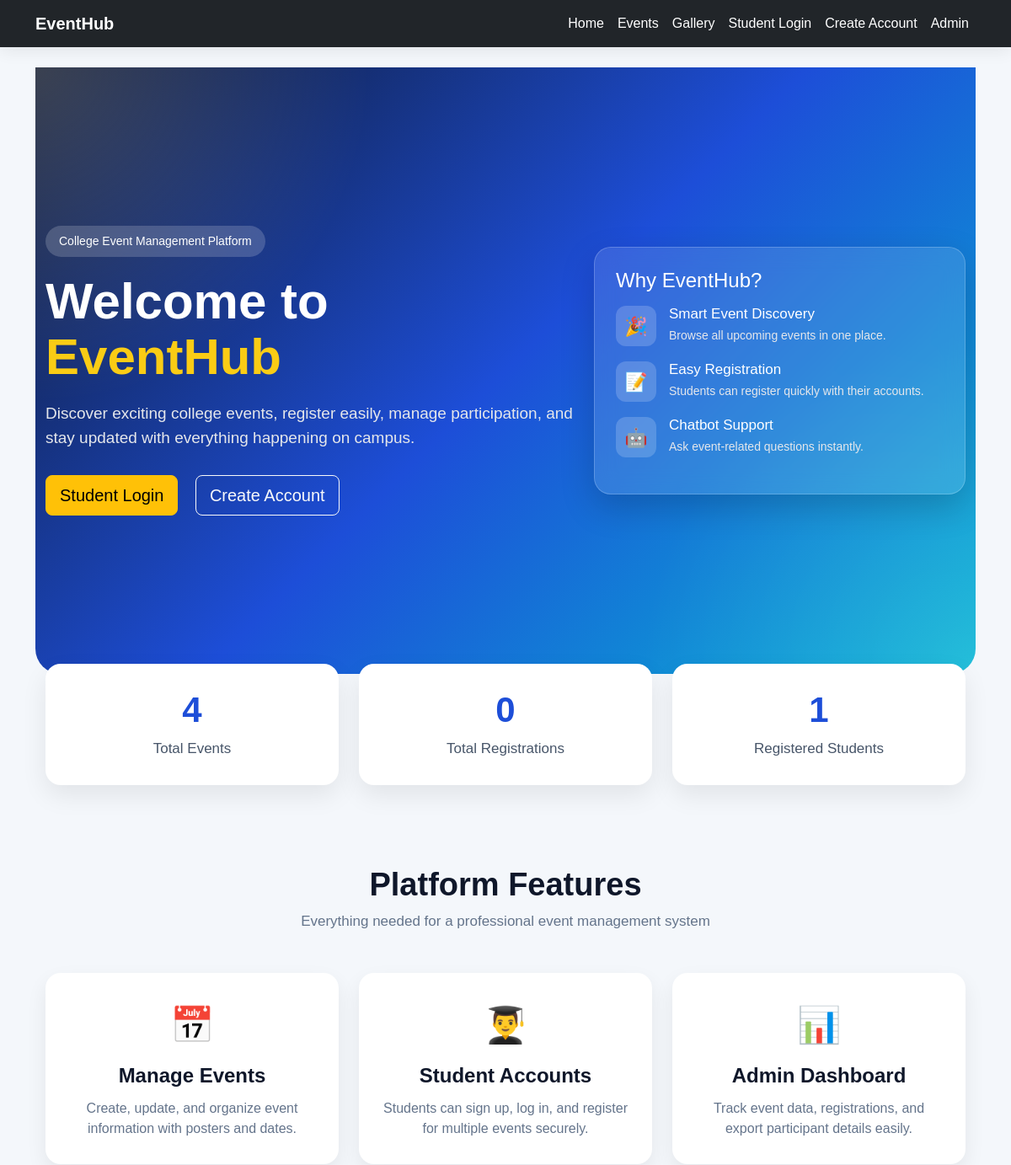
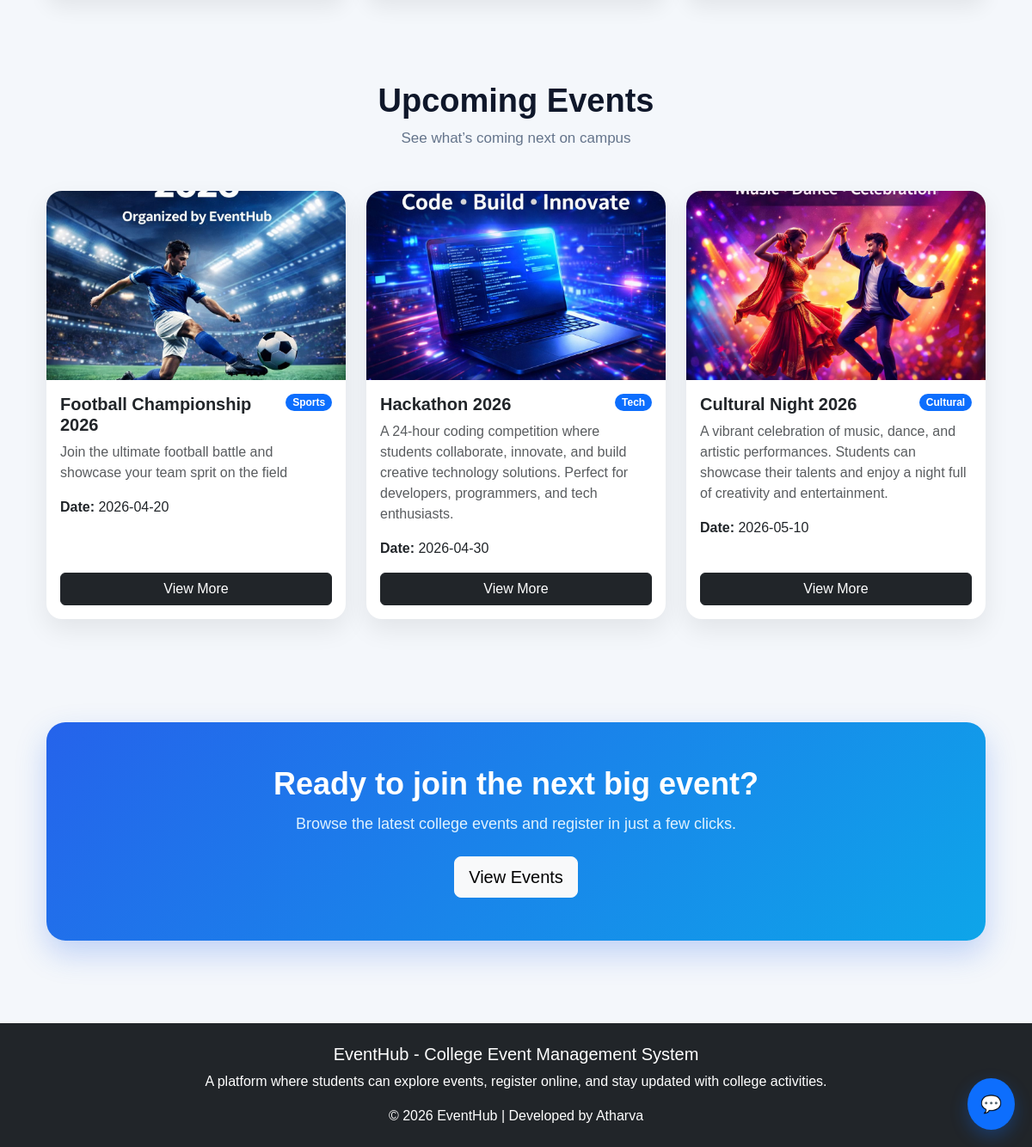
The page / on the database its author committed (2 pictures, top to bottom).
### tables this page shows
CREATE TABLE events(
        id INTEGER PRIMARY KEY AUTOINCREMENT,
        name TEXT,
        description TEXT,
        date TEXT,
        image TEXT
    , category TEXT DEFAULT 'General');

### app.py (the view)
@app.route("/")
def home():
    conn = get_db_connection()
    total_events = conn.execute("SELECT COUNT(*) FROM events").fetchone()[0]
    total_registrations = conn.execute("SELECT COUNT(*) FROM registrations").fetchone()[0]
    total_users = conn.execute("SELECT COUNT(*) FROM users").fetchone()[0]
    upcoming_events = conn.execute(
        "SELECT * FROM events ORDER BY date ASC, id DESC LIMIT 3"
    ).fetchall()
    conn.close()
    return render_template(
        "index.html",
        total_events=total_events,
        total_registrations=total_registrations,
        total_users=total_users,
        upcoming_events=upcoming_events
    )

### app.py (called while the page is built)
def get_db_connection():
    conn = sqlite3.connect(DATABASE)
    conn.row_factory = sqlite3.Row
    return conn

### templates/index.html (shortened to what this page needs)
{% extends "base.html" %}
{% block content %}
<section class="hero-section">
    <div class="hero-overlay"></div>
    <div class="container hero-content">
        <div class="row align-items-center min-vh-75">
            <div class="col-lg-7">
                <span class="hero-badge">College Event Management Platform</span>
                <h1 class="hero-title">
                    Welcome to <span>EventHub</span>
                </h1>
                <p class="hero-subtitle">
                    Discover exciting college events, register easily, manage participation,
                    and stay updated with everything happening on campus.
                </p>
                <div class="hero-buttons">
                    {% if session.get("user") %}
                        <a href="/events" class="btn btn-warning btn-lg me-3">Explore Events</a>
                        <a href="/my_events" class="btn btn-outline-light btn-lg">My Events</a>
                    {% else %}
                        <a href="/user_login" class="btn btn-warning btn-lg me-3">Student Login</a>
                        <a href="/signup" class="btn btn-outline-light btn-lg">Create Account</a>
                    {% endif %}
                </div>
            </div>
            <div class="col-lg-5 mt-4 mt-lg-0">
                <div class="hero-card floating-card">
                    <h4 class="mb-3">Why EventHub?</h4>
                    <div class="hero-feature">
                        <div class="feature-icon">🎉</div>
                        <div>
                            <h6>Smart Event Discovery</h6>
                            <p>Browse all upcoming events in one place.</p>
                        </div>
                    </div>
                    <div class="hero-feature">
                        <div class="feature-icon">📝</div>
                        <div>
                            <h6>Easy Registration</h6>
                            <p>Students can register quickly with their accounts.</p>
                        </div>
                    </div>
                    <div class="hero-feature">
                        <div class="feature-icon">🤖</div>
                        <div>
                            <h6>Chatbot Support</h6>
                            <p>Ask event-related questions instantly.</p>
                        </div>
                    </div>
                </div>
            </div>
        </div>
    </div>
</section>
<section class="stats-section py-5">
    <div class="container">
        <div class="row g-4 text-center">
            <div class="col-md-4">
                <div class="stat-card reveal-card">
                    <h2>{{ total_events }}</h2>
                    <p>Total Events</p>
                </div>
            </div>
            <div class="col-md-4">
                <div class="stat-card reveal-card">
                    <h2>{{ total_registrations }}</h2>
                    <p>Total Registrations</p>
                </div>
            </div>
            <div class="col-md-4">
                <div class="stat-card reveal-card">
                    <h2>{{ total_users }}</h2>
                    <p>Registered Students</p>
                </div>
            </div>
        </div>
    </div>
</section>
<section class="features-section py-5">
    <div class="container">
        <div class="section-title text-center mb-5">
            <h2>Platform Features</h2>
            <p>Everything needed for a professional event management system</p>
        </div>
        <div class="row g-4">
            <div class="col-md-4">
                <div class="feature-card reveal-card">
                    <div class="big-icon">📅</div>
                    <h4>Manage Events</h4>
                    <p>Create, update, and organize event information with posters and dates.</p>
                </div>
            </div>
            <div class="col-md-4">
                <div class="feature-card reveal-card">
                    <div class="big-icon">👨‍🎓</div>
                    <h4>Student Accounts</h4>
                    <p>Students can sign up, log in, and register for multiple events securely.</p>
                </div>
            </div>
            <div class="col-md-4">
                <div class="feature-card reveal-card">
                    <div class="big-icon">📊</div>
                    <h4>Admin Dashboard</h4>
                    <p>Track event data, registrations, and export participant details easily.</p>
                </div>
            </div>
        </div>
    </div>
</section>
<section class="py-5">
    <div class="container">
        <div class="section-title text-center mb-5">
            <h2>Upcoming Events</h2>
            <p>See what’s coming next on campus</p>
        </div>
        <div class="row">
            {% for event in upcoming_events %}
            <div class="col-md-4 mb-4">
                <div class="card shadow border-0 h-100 event-card-custom">
                    <img src="{{ url_for('static', filename='uploads/' + event.image) }}" class="card-img-top" alt="{{ event.name }}">
                    <div class="card-body d-flex flex-column">
                        <div class="d-flex justify-content-between align-items-start mb-2">
                            <h5 class="fw-bold mb-0">{{ event.name }}</h5>
                            <span class="badge rounded-pill bg-primary">{{ event.category }}</span>
                        </div>
                        <p class="text-muted">{{ event.description }}</p>
                        <p><strong>Date:</strong> {{ event.date }}</p>
                        <div class="mt-auto">
                            <a href="/events" class="btn btn-dark w-100">View More</a>
                        </div>
                    </div>
                </div>
            </div>
            {% endfor %}
        </div>
    </div>
</section>
<section class="cta-section py-5">
    <div class="container">
        <div class="cta-box text-center">
            <h2>Ready to join the next big event?</h2>
            <p>Browse the latest college events and register in just a few clicks.</p>
            <a href="/events" class="btn btn-light btn-lg">View Events</a>
        </div>
    </div>
</section>
{% endblock %}

### static/css/style.css (style rules this page uses)
body { background: #f4f7fb; font-family: Arial, Helvetica, sans-serif; }
.hero-section { position: relative; min-height: 90vh; background: linear-gradient(135deg, #0f172a, #1d4ed8, #06b6d4); overflow: hidden; border-radius: 0 0 30px 30px; }
.hero-overlay { position: absolute; inset: 0; background: radial-gradient(circle at top left, rgba(255,255,255,0.18), transparent 30%), radial-gradient(circle at bottom right, rgba(255,255,255,0.12), transparent 30%); animation: pulseBg 6s infinite alternate; }
.hero-content { position: relative; z-index: 2; color: white; padding-top: 60px; padding-bottom: 60px; }
.min-vh-75 { min-height: 75vh; }
.hero-badge { display: inline-block; background: rgba(255,255,255,0.18); padding: 8px 16px; border-radius: 50px; margin-bottom: 20px; font-size: 14px; backdrop-filter: blur(8px); }
.hero-title { font-size: 60px; font-weight: bold; line-height: 1.1; margin-bottom: 20px; animation: slideUp 1s ease; }
.hero-title span { color: #facc15; }
.hero-subtitle { font-size: 19px; max-width: 650px; margin-bottom: 30px; color: #e5e7eb; animation: slideUp 1.2s ease; }
.hero-buttons { animation: slideUp 1.4s ease; }
.hero-card { background: rgba(255,255,255,0.12); border: 1px solid rgba(255,255,255,0.2); border-radius: 20px; padding: 25px; backdrop-filter: blur(14px); box-shadow: 0 15px 40px rgba(0,0,0,0.18); color: white; }
.floating-card { animation: floatCard 3s ease-in-out infinite; }
.hero-feature { display: flex; align-items: flex-start; gap: 15px; margin-bottom: 18px; }
.feature-icon { width: 48px; height: 48px; background: rgba(255,255,255,0.18); display: flex; align-items: center; justify-content: center; border-radius: 12px; font-size: 22px; flex-shrink: 0; }
.hero-feature h6 { margin-bottom: 4px; font-size: 17px; }
.hero-feature p { margin: 0; color: #e5e7eb; font-size: 14px; }
.stats-section { margin-top: -60px; position: relative; z-index: 5; }
.stat-card { background: white; border-radius: 18px; padding: 30px 20px; box-shadow: 0 12px 30px rgba(0,0,0,0.08); transition: transform 0.3s ease, box-shadow 0.3s ease; }
.stat-card h2 { font-size: 42px; font-weight: bold; color: #1d4ed8; margin-bottom: 8px; }
.stat-card p { margin: 0; font-size: 17px; color: #475569; }
.section-title h2 { font-size: 38px; font-weight: bold; color: #0f172a; }
.section-title p { color: #64748b; font-size: 17px; }
.feature-card { background: white; border-radius: 18px; padding: 30px 25px; text-align: center; box-shadow: 0 10px 24px rgba(0,0,0,0.07); height: 100%; transition: transform 0.3s ease, box-shadow 0.3s ease; }
.big-icon { font-size: 42px; margin-bottom: 15px; }
.feature-card h4 { font-weight: bold; margin-bottom: 12px; color: #0f172a; }
.feature-card p { color: #64748b; margin: 0; }
.cta-box { background: linear-gradient(135deg, #2563eb, #0ea5e9); color: white; padding: 50px 25px; border-radius: 22px; box-shadow: 0 15px 35px rgba(37,99,235,0.25); }
.cta-box h2 { font-size: 36px; font-weight: bold; margin-bottom: 12px; }
.cta-box p { font-size: 18px; margin-bottom: 24px; color: #e0f2fe; }
.card { border: none; border-radius: 18px; overflow: hidden; }
.card img { height: 220px; object-fit: cover; }
.card.shadow { box-shadow: 0 12px 30px rgba(0,0,0,0.08) !important; }
.event-card-custom { transition: transform 0.3s ease, box-shadow 0.3s ease; }
.reveal-card { animation: slideUp 1s ease; }

### rows shown on the page
events: image (picture), name "Football Championship 2026", category "Sports", description "Join the ultimate football battle and showcase your team sprit on the field", date "2026-04-20"
events: image (picture), name "Hackathon 2026", category "Tech", description "A 24-hour coding competition where students collaborate, innovate, and build creative technology solutions. Perfect for developers, programmers, and tech enthusiasts.", date "2026-04-30"
events: image (picture), name "Cultural Night 2026", category "Cultural", description "A vibrant celebration of music, dance, and artistic performances. Students can showcase their talents and enjoy a night full of creativity and entertainment.", date "2026-05-10"

### other values the page prints
{{ total_events }} "4"
{{ total_registrations }} "0"
{{ total_users }} "1"
